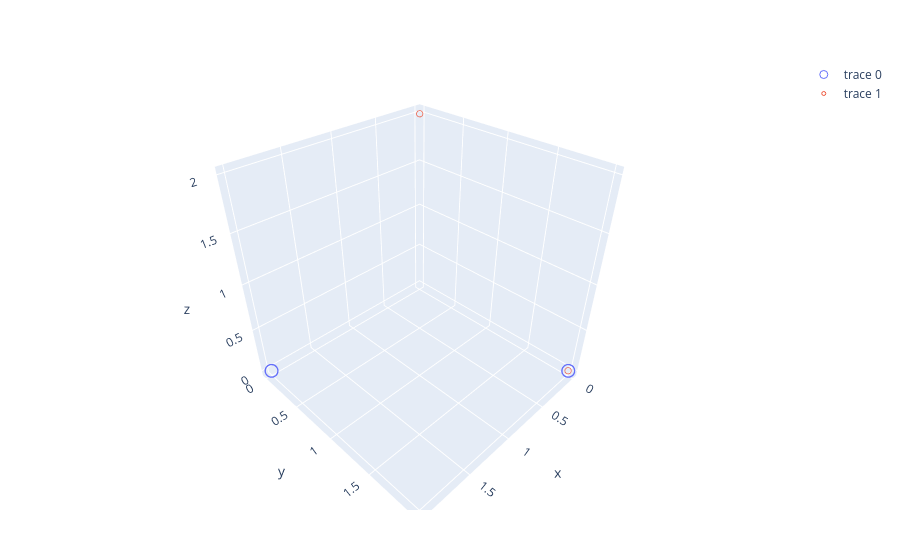

Notebook source saved alongside this figure:
### Code cell
plot([
        plotpointpair(a∧b),
        plotpointpair(b∧c,
                      marker=(attr(
                                    size=4,
                                    symbol="circle-open"
                )
            )
        )
    ]
)

### Figure 1 — Plotly figure (JSON) as saved in the notebook; plotly's stock layout.template omitted (floating-point values rounded to 4 significant figures)
{"data": [{"marker": {"symbol": "circle-open"}, "mode": "markers", "type": "scatter3d", "x": [0, 2], "y": [2, 0], "z": [0, 0]}, {"marker": {"size": 4, "symbol": "circle-open"}, "mode": "markers", "type": "scatter3d", "x": [0, 0], "y": [0, 2], "z": [2, 0]}], "layout": {"autosize": true, "margin": {"b": 50, "l": 50, "r": 50, "t": 60}, "scene": {"aspectmode": "auto", "aspectratio": {"x": 1, "y": 1, "z": 1}}}}
